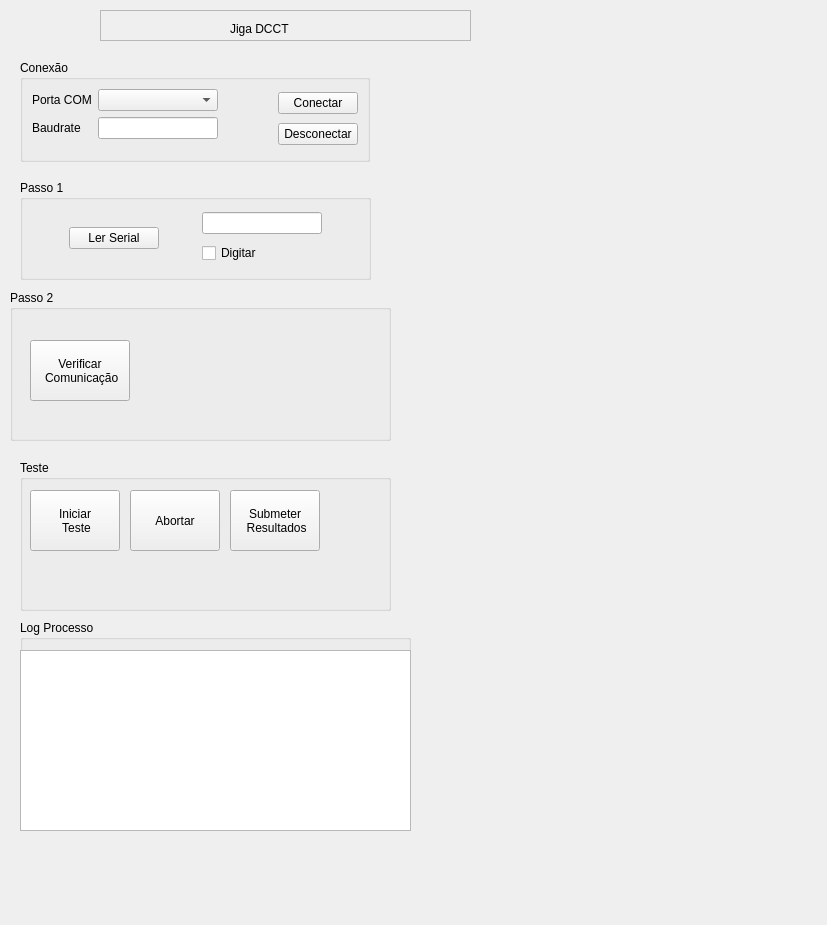
<?xml version="1.0" encoding="UTF-8"?>
<ui version="4.0">
 <class>Form</class>
 <widget class="QWidget" name="Form">
  <property name="geometry">
   <rect>
    <x>0</x>
    <y>0</y>
    <width>827</width>
    <height>925</height>
   </rect>
  </property>
  <property name="windowTitle">
   <string>Form</string>
  </property>
  <widget class="QFrame" name="frame">
   <property name="geometry">
    <rect>
     <x>100</x>
     <y>10</y>
     <width>371</width>
     <height>31</height>
    </rect>
   </property>
   <property name="frameShape">
    <enum>QFrame::StyledPanel</enum>
   </property>
   <property name="frameShadow">
    <enum>QFrame::Raised</enum>
   </property>
   <widget class="QLabel" name="label_3">
    <property name="geometry">
     <rect>
      <x>130</x>
      <y>10</y>
      <width>81</width>
      <height>17</height>
     </rect>
    </property>
    <property name="text">
     <string>Jiga DCCT</string>
    </property>
   </widget>
  </widget>
  <widget class="QGroupBox" name="groupBox">
   <property name="geometry">
    <rect>
     <x>20</x>
     <y>60</y>
     <width>350</width>
     <height>102</height>
    </rect>
   </property>
   <property name="title">
    <string>Conexão</string>
   </property>
   <layout class="QHBoxLayout" name="horizontalLayout">
    <item>
     <layout class="QFormLayout" name="formLayout">
      <item row="0" column="0">
       <widget class="QLabel" name="label">
        <property name="text">
         <string>Porta COM</string>
        </property>
       </widget>
      </item>
      <item row="0" column="1">
       <widget class="QComboBox" name="comboBox">
        <property name="minimumSize">
         <size>
          <width>120</width>
          <height>0</height>
         </size>
        </property>
        <property name="maximumSize">
         <size>
          <width>120</width>
          <height>16777215</height>
         </size>
        </property>
       </widget>
      </item>
      <item row="1" column="0">
       <widget class="QLabel" name="label_2">
        <property name="text">
         <string>Baudrate</string>
        </property>
       </widget>
      </item>
      <item row="1" column="1">
       <widget class="QLineEdit" name="lineEdit_2">
        <property name="minimumSize">
         <size>
          <width>120</width>
          <height>0</height>
         </size>
        </property>
        <property name="maximumSize">
         <size>
          <width>120</width>
          <height>16777215</height>
         </size>
        </property>
       </widget>
      </item>
     </layout>
    </item>
    <item>
     <layout class="QVBoxLayout" name="verticalLayout">
      <item>
       <widget class="QPushButton" name="pushButton_2">
        <property name="text">
         <string>Conectar</string>
        </property>
       </widget>
      </item>
      <item>
       <widget class="QPushButton" name="pushButton_3">
        <property name="text">
         <string>Desconectar</string>
        </property>
       </widget>
      </item>
     </layout>
    </item>
   </layout>
  </widget>
  <widget class="QGroupBox" name="groupBox_2">
   <property name="geometry">
    <rect>
     <x>20</x>
     <y>180</y>
     <width>351</width>
     <height>100</height>
    </rect>
   </property>
   <property name="title">
    <string>Passo 1</string>
   </property>
   <layout class="QHBoxLayout" name="horizontalLayout_2">
    <item>
     <widget class="QPushButton" name="pushButton">
      <property name="minimumSize">
       <size>
        <width>90</width>
        <height>0</height>
       </size>
      </property>
      <property name="maximumSize">
       <size>
        <width>90</width>
        <height>16777215</height>
       </size>
      </property>
      <property name="text">
       <string>Ler Serial</string>
      </property>
     </widget>
    </item>
    <item>
     <layout class="QVBoxLayout" name="verticalLayout_2">
      <item>
       <widget class="QLineEdit" name="lineEdit">
        <property name="minimumSize">
         <size>
          <width>120</width>
          <height>0</height>
         </size>
        </property>
        <property name="maximumSize">
         <size>
          <width>120</width>
          <height>16777215</height>
         </size>
        </property>
       </widget>
      </item>
      <item>
       <widget class="QCheckBox" name="checkBox">
        <property name="minimumSize">
         <size>
          <width>120</width>
          <height>0</height>
         </size>
        </property>
        <property name="maximumSize">
         <size>
          <width>120</width>
          <height>16777215</height>
         </size>
        </property>
        <property name="text">
         <string>Digitar</string>
        </property>
       </widget>
      </item>
     </layout>
    </item>
   </layout>
  </widget>
  <widget class="QGroupBox" name="groupBox_3">
   <property name="geometry">
    <rect>
     <x>10</x>
     <y>290</y>
     <width>381</width>
     <height>151</height>
    </rect>
   </property>
   <property name="title">
    <string>Passo 2</string>
   </property>
   <widget class="QPushButton" name="pushButton_4">
    <property name="geometry">
     <rect>
      <x>20</x>
      <y>50</y>
      <width>100</width>
      <height>61</height>
     </rect>
    </property>
    <property name="minimumSize">
     <size>
      <width>100</width>
      <height>0</height>
     </size>
    </property>
    <property name="maximumSize">
     <size>
      <width>100</width>
      <height>16777215</height>
     </size>
    </property>
    <property name="text">
     <string>Verificar 
 Comunicação</string>
    </property>
   </widget>
  </widget>
  <widget class="QGroupBox" name="groupBox_4">
   <property name="geometry">
    <rect>
     <x>20</x>
     <y>460</y>
     <width>371</width>
     <height>151</height>
    </rect>
   </property>
   <property name="title">
    <string>Teste</string>
   </property>
   <widget class="QPushButton" name="pushButton_5">
    <property name="geometry">
     <rect>
      <x>10</x>
      <y>30</y>
      <width>90</width>
      <height>61</height>
     </rect>
    </property>
    <property name="minimumSize">
     <size>
      <width>90</width>
      <height>0</height>
     </size>
    </property>
    <property name="maximumSize">
     <size>
      <width>90</width>
      <height>16777215</height>
     </size>
    </property>
    <property name="text">
     <string>Iniciar 
 Teste</string>
    </property>
   </widget>
   <widget class="QPushButton" name="pushButton_6">
    <property name="geometry">
     <rect>
      <x>110</x>
      <y>30</y>
      <width>90</width>
      <height>61</height>
     </rect>
    </property>
    <property name="minimumSize">
     <size>
      <width>90</width>
      <height>0</height>
     </size>
    </property>
    <property name="maximumSize">
     <size>
      <width>90</width>
      <height>16777215</height>
     </size>
    </property>
    <property name="text">
     <string>Abortar</string>
    </property>
   </widget>
   <widget class="QPushButton" name="pushButton_7">
    <property name="geometry">
     <rect>
      <x>210</x>
      <y>30</y>
      <width>90</width>
      <height>61</height>
     </rect>
    </property>
    <property name="minimumSize">
     <size>
      <width>90</width>
      <height>0</height>
     </size>
    </property>
    <property name="maximumSize">
     <size>
      <width>90</width>
      <height>16777215</height>
     </size>
    </property>
    <property name="text">
     <string>Submeter 
 Resultados</string>
    </property>
   </widget>
  </widget>
  <widget class="QGroupBox" name="groupBox_5">
   <property name="geometry">
    <rect>
     <x>20</x>
     <y>620</y>
     <width>391</width>
     <height>211</height>
    </rect>
   </property>
   <property name="title">
    <string>Log Processo</string>
   </property>
   <widget class="QTextEdit" name="textEdit">
    <property name="geometry">
     <rect>
      <x>0</x>
      <y>30</y>
      <width>391</width>
      <height>181</height>
     </rect>
    </property>
   </widget>
  </widget>
 </widget>
 <resources/>
 <connections/>
</ui>
